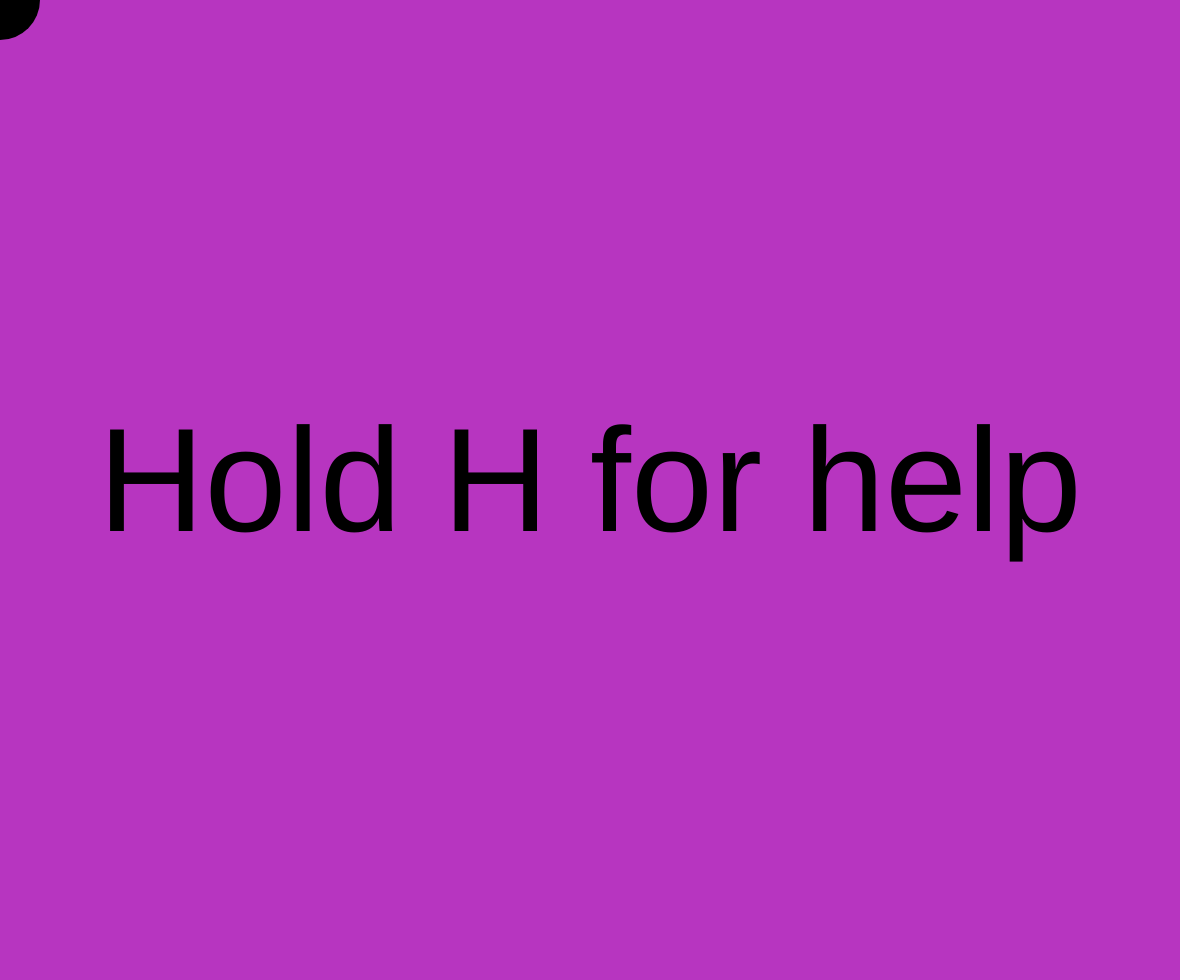
Frame 1 (no input)
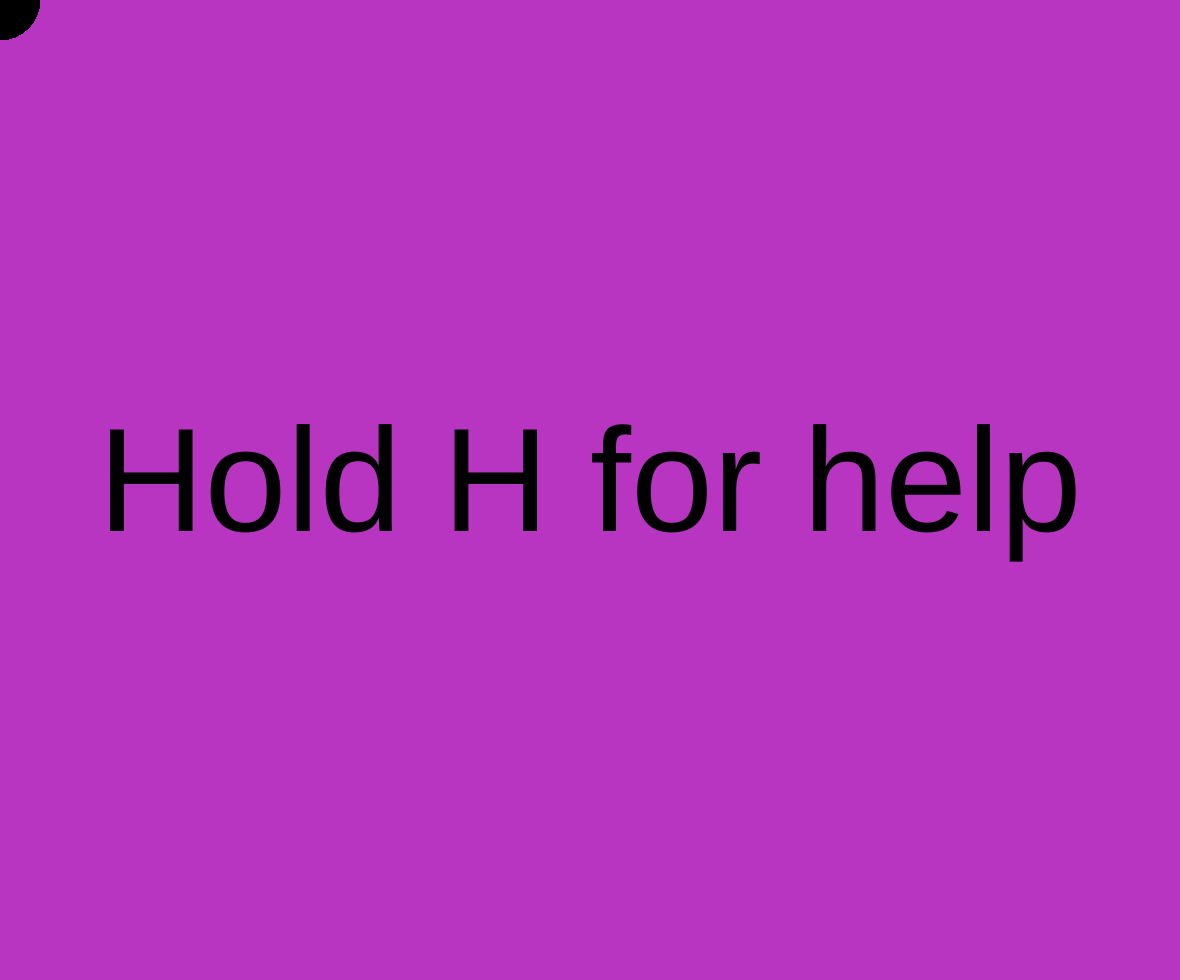
Frame 60 (no input)
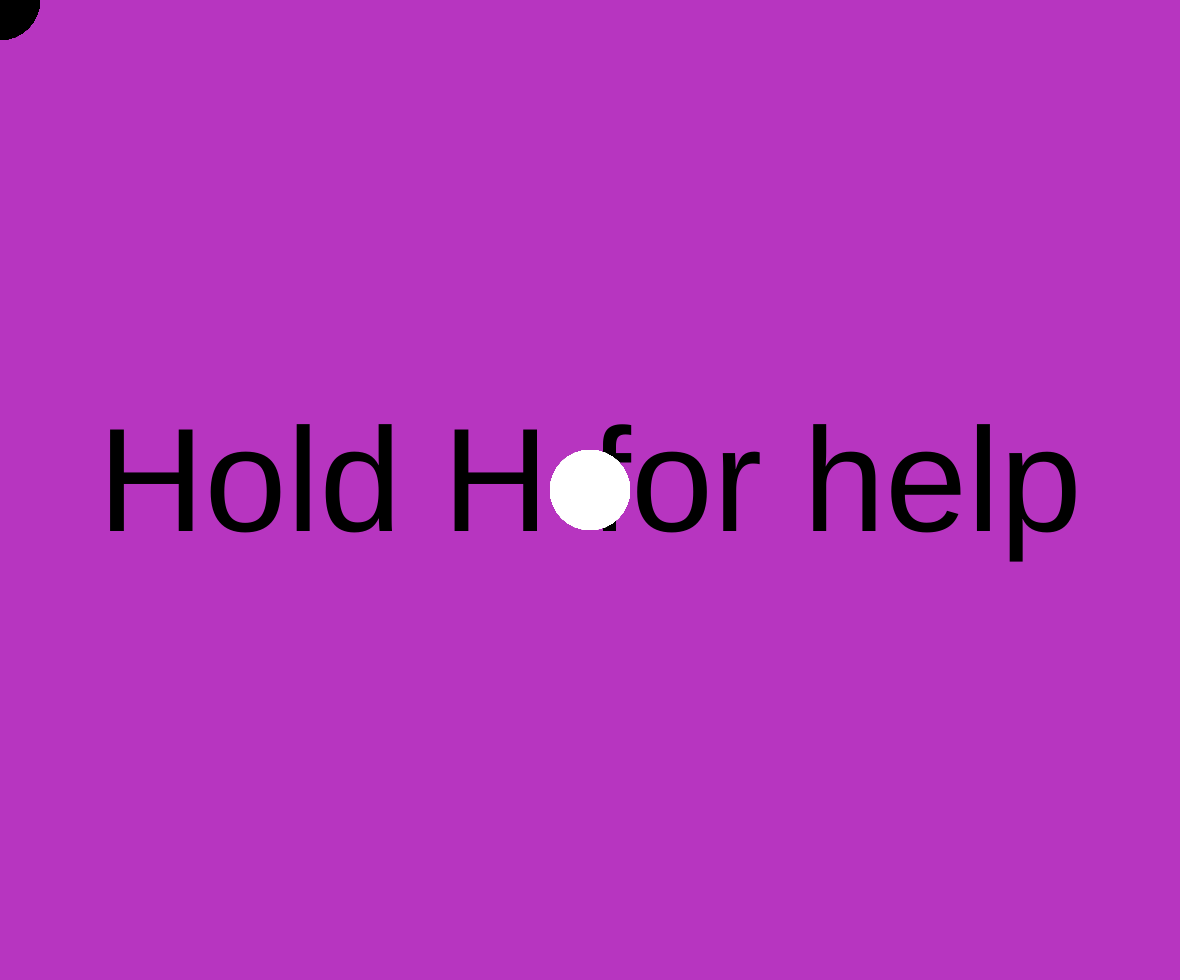
Frame 120 (the mouse pressed at the canvas centre since frame 60)

The p5.js sketch that drew these frames (run headless with seeded random() and noise() and a simulated clock; from frame 60 on, the mouse is pressed at the canvas centre):

// p5.js sketch
// ── sketch.js
var outline = false;
var instructions = true;
var diam = 80;
var colors = [];

function setup() {
    createCanvas(window.innerWidth - 20, window.innerHeight - 20);
    //background(random(0, 256), random(0, 256), random(0, 256));
    setbackground();

    // Get rid of that circle in corner
    mouseX = -1000;
    mouseY = -1000;
}

function draw() {
    if (instructions) {
        textSize(width / 8);
        textAlign(CENTER, CENTER);
        text("Hold H for help", width / 2, height / 2);
        instructions = false;
    }
    // White vs Black circles
    // vs erase

    if (keyIsDown(69)) {
        noStroke();
        fill(colors[0], colors[1], colors[2]);
    } else if (mouseIsPressed) {
        fill(255);
        if (outline) {
            stroke(0);
        } else {
            noStroke();
        }

    } else {
        fill(0);
        if (outline) {
            stroke(255);
        } else {
            noStroke();
        }
    }

    // Actually make the circles
    ellipse(mouseX, mouseY, diam, diam);

    var diamchange = 2;
    // Clear Screen
    if (keyIsDown(DOWN_ARROW)) {
        diam -= diamchange;
    } else if (keyIsDown(UP_ARROW)) {
        diam += diamchange;
    }
    if (keyIsPressed) {
        if (keyCode == 32) {
            outline = !outline;
        } else if (keyCode == 82) {
            clear();
            //background(random(0, 256), random(0, 256), random(0, 256));
            setbackground();
        }
        keyIsPressed = false;
    }
    if (diam < 1) {
        diam = 1;
    }

    if (keyIsDown(72)) {
        textSize(height / 8);
        textAlign(LEFT, CENTER);
        fill(0);
        rectMode(CORNERS);
        rect(width / 11.5, height / 10, width - width / 11.5, height - height / 10);
        fill(255);
        text("H", width / 9, 2 * height / 9);
        text("ARROWS", width / 9, 3 * height / 9);
        text("CLICK", width / 9, 4 * height / 9);
        text("SPACE", width / 9, 5 * height / 9);
        text("R", width / 9, 6 * height / 9);
        text("E", width / 9, 7 * height / 9);
        textAlign(RIGHT, CENTER);
        text("to get help", 8 * width / 9, 2 * height / 9);
        text("to change size", 8 * width / 9, 3 * height / 9);
        text("to Invert", 8 * width / 9, 4 * height / 9);
        text("to toggle borders", 8 * width / 9, 5 * height / 9);
        text("to reset", 8 * width / 9, 6 * height / 9);
        text("to erase", 8 * width / 9, 7 * height / 9);
    }
}

// Background chooser
function setbackground() {
    colors = [random(0, 256), random(0, 256), random(0, 256)];
    background(colors[0], colors[1], colors[2]);
}

function windowResized() {
    resizeCanvas(window.innerWidth - 22, window.innerHeight - 22);
    clear();
    setbackground();
}
